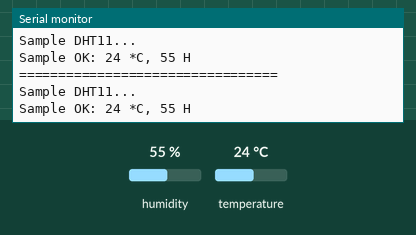
A sketch run on a simulated Arduino Uno, built with avr-gcc and run on an emulated ATmega328P. On the bench: the last lines printed to the serial monitor. Inputs (shaded band) come from the test bench; at power-on: humidity 55 %, temperature 24 °C.

Above: at 2.3 s.
2.4 s: humidity set to 22 %
At 4.2 s:
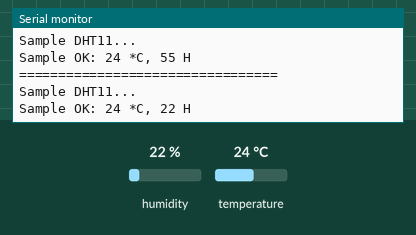
4.5 s: temperature set to 12 °C
At 5.4 s:
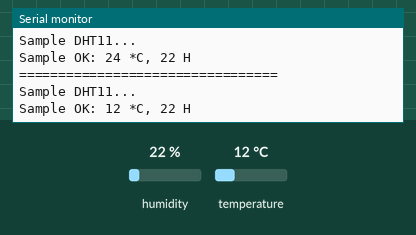
6.6 s: humidity set to 40 %
At 8.2 s:
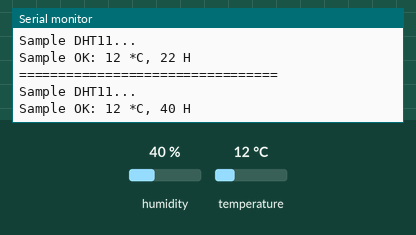
Timing chart, 0 to 9.7 s (numbered marks = the images above; inputs shaded):
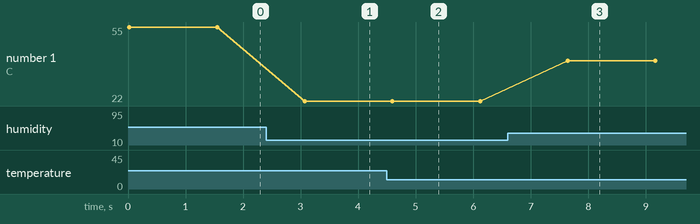

The sketch:

DHT11.ino
```cpp
#include <SimpleDHT.h>

int pinDHT11 = 2;
SimpleDHT11 dht11(pinDHT11);

void setup() {
  Serial.begin(115200);
}

void loop() {

  Serial.println("=================================");
  Serial.println("Sample DHT11...");

  // read without samples.
  byte temperature = 0;
  byte humidity = 0;
  int err = SimpleDHTErrSuccess;
  if ((err = dht11.read(&temperature, &humidity, NULL)) != SimpleDHTErrSuccess) {
    Serial.print("Read DHT11 failed, err="); Serial.print(SimpleDHTErrCode(err));
    Serial.print(","); Serial.println(SimpleDHTErrDuration(err)); delay(1000);
    return;
  }

  Serial.print("Sample OK: ");
  Serial.print((int)temperature); Serial.print(" *C, ");
  Serial.print((int)humidity); Serial.println(" H");


  delay(1500);
}
```

Measured:
- after the input at 2.4 s, the serial monitor: prints a new line after 0.67 s (image 1)
- after the input at 4.5 s, the serial monitor: prints a new line after 0.10 s (image 2)
- after the input at 6.6 s, the serial monitor: prints a new line after 1.0 s (image 3)
- plotted number 1: 55 → 22 after the input at 2.4 s, 22 → 40 after the input at 6.6 s
